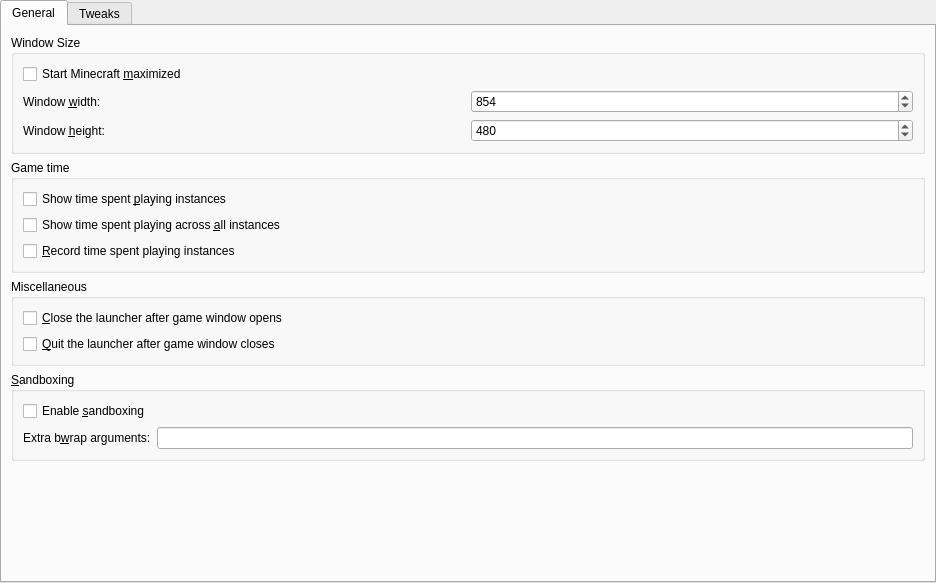
<?xml version="1.0" encoding="UTF-8"?>
<ui version="4.0">
 <class>MinecraftPage</class>
 <widget class="QWidget" name="MinecraftPage">
  <property name="geometry">
   <rect>
    <x>0</x>
    <y>0</y>
    <width>936</width>
    <height>583</height>
   </rect>
  </property>
  <property name="sizePolicy">
   <sizepolicy hsizetype="MinimumExpanding" vsizetype="MinimumExpanding">
    <horstretch>0</horstretch>
    <verstretch>0</verstretch>
   </sizepolicy>
  </property>
  <layout class="QVBoxLayout" name="mainLayout">
   <property name="leftMargin">
    <number>0</number>
   </property>
   <property name="topMargin">
    <number>0</number>
   </property>
   <property name="rightMargin">
    <number>0</number>
   </property>
   <property name="bottomMargin">
    <number>0</number>
   </property>
   <item>
    <widget class="QTabWidget" name="tabWidget">
     <property name="tabShape">
      <enum>QTabWidget::Rounded</enum>
     </property>
     <property name="currentIndex">
      <number>0</number>
     </property>
     <widget class="QWidget" name="minecraftTab">
      <attribute name="title">
       <string notr="true">General</string>
      </attribute>
      <layout class="QVBoxLayout" name="verticalLayout_3">
       <item>
        <widget class="QGroupBox" name="windowSizeGroupBox">
         <property name="title">
          <string>Window Size</string>
         </property>
         <layout class="QVBoxLayout" name="verticalLayout_4">
          <item>
           <widget class="QCheckBox" name="maximizedCheckBox">
            <property name="text">
             <string>Start Minecraft &amp;maximized</string>
            </property>
           </widget>
          </item>
          <item>
           <layout class="QGridLayout" name="gridLayoutWindowSize">
            <item row="1" column="0">
             <widget class="QLabel" name="labelWindowHeight">
              <property name="text">
               <string>Window &amp;height:</string>
              </property>
              <property name="buddy">
               <cstring>windowHeightSpinBox</cstring>
              </property>
             </widget>
            </item>
            <item row="0" column="0">
             <widget class="QLabel" name="labelWindowWidth">
              <property name="text">
               <string>Window &amp;width:</string>
              </property>
              <property name="buddy">
               <cstring>windowWidthSpinBox</cstring>
              </property>
             </widget>
            </item>
            <item row="0" column="1">
             <widget class="QSpinBox" name="windowWidthSpinBox">
              <property name="minimum">
               <number>1</number>
              </property>
              <property name="maximum">
               <number>65536</number>
              </property>
              <property name="singleStep">
               <number>1</number>
              </property>
              <property name="value">
               <number>854</number>
              </property>
             </widget>
            </item>
            <item row="1" column="1">
             <widget class="QSpinBox" name="windowHeightSpinBox">
              <property name="minimum">
               <number>1</number>
              </property>
              <property name="maximum">
               <number>65536</number>
              </property>
              <property name="value">
               <number>480</number>
              </property>
             </widget>
            </item>
           </layout>
          </item>
         </layout>
        </widget>
       </item>
       <item>
        <widget class="QGroupBox" name="gameTimeGroupBox">
         <property name="title">
          <string>Game time</string>
         </property>
         <layout class="QVBoxLayout" name="verticalLayout_6">
          <item>
           <widget class="QCheckBox" name="showGameTime">
            <property name="text">
             <string>Show time spent &amp;playing instances</string>
            </property>
           </widget>
          </item>
          <item>
           <widget class="QCheckBox" name="showGlobalGameTime">
            <property name="text">
             <string>Show time spent playing across &amp;all instances</string>
            </property>
           </widget>
          </item>
          <item>
           <widget class="QCheckBox" name="recordGameTime">
            <property name="text">
             <string>&amp;Record time spent playing instances</string>
            </property>
           </widget>
          </item>
         </layout>
        </widget>
       </item>
       <item>
        <widget class="QGroupBox" name="groupBox">
         <property name="title">
          <string>Miscellaneous</string>
         </property>
         <layout class="QVBoxLayout" name="verticalLayout">
          <item>
           <widget class="QCheckBox" name="closeAfterLaunchCheck">
            <property name="toolTip">
             <string>&lt;html&gt;&lt;head/&gt;&lt;body&gt;&lt;p&gt;The launcher will automatically reopen when the game crashes or exits.&lt;/p&gt;&lt;/body&gt;&lt;/html&gt;</string>
            </property>
            <property name="text">
             <string>&amp;Close the launcher after game window opens</string>
            </property>
           </widget>
          </item>
          <item>
           <widget class="QCheckBox" name="quitAfterGameStopCheck">
            <property name="toolTip">
             <string>&lt;html&gt;&lt;head/&gt;&lt;body&gt;&lt;p&gt;The launcher will automatically quit after the game exits or crashes.&lt;/p&gt;&lt;/body&gt;&lt;/html&gt;</string>
            </property>
            <property name="text">
             <string>&amp;Quit the launcher after game window closes</string>
            </property>
           </widget>
          </item>
         </layout>
        </widget>
       </item>
       <item>
        <widget class="QGroupBox" name="sandboxingGroupBox">
         <property name="title">
          <string>&amp;Sandboxing</string>
         </property>
         <layout class="QVBoxLayout" name="verticalLayout_5">
          <item>
           <widget class="QCheckBox" name="sandboxingCheckBox">
            <property name="text">
             <string>Enable &amp;sandboxing</string>
            </property>
           </widget>
          </item>
          <item>
           <layout class="QGridLayout" name="bwrapGridLayout">
            <property name="topMargin">
             <number>0</number>
            </property>
            <item row="4" column="1">
             <widget class="QLineEdit" name="bwrapArgsLineEdit"/>
            </item>
            <item row="4" column="0">
             <widget class="QLabel" name="bwrapArgsLabel">
              <property name="text">
               <string>Extra b&amp;wrap arguments:</string>
              </property>
              <property name="buddy">
               <cstring>bwrapArgsLineEdit</cstring>
              </property>
             </widget>
            </item>
           </layout>
          </item>
         </layout>
        </widget>
       </item>
       <item>
        <spacer name="verticalSpacerMinecraft">
         <property name="orientation">
          <enum>Qt::Vertical</enum>
         </property>
         <property name="sizeHint" stdset="0">
          <size>
           <width>0</width>
           <height>0</height>
          </size>
         </property>
        </spacer>
       </item>
      </layout>
     </widget>
     <widget class="QWidget" name="tab">
      <attribute name="title">
       <string>Tweaks</string>
      </attribute>
      <layout class="QVBoxLayout" name="verticalLayout_12">
       <item>
        <widget class="QGroupBox" name="nativeLibWorkaroundGroupBox">
         <property name="title">
          <string>Native library workarounds</string>
         </property>
         <layout class="QVBoxLayout" name="verticalLayout_11">
          <item>
           <widget class="QCheckBox" name="useNativeGLFWCheck">
            <property name="text">
             <string>Use system installation of &amp;GLFW</string>
            </property>
           </widget>
          </item>
          <item>
           <widget class="QCheckBox" name="useNativeOpenALCheck">
            <property name="text">
             <string>Use system installation of &amp;OpenAL</string>
            </property>
           </widget>
          </item>
         </layout>
        </widget>
       </item>
       <item>
        <widget class="QGroupBox" name="perfomanceGroupBox">
         <property name="title">
          <string>Performance</string>
         </property>
         <layout class="QVBoxLayout" name="verticalLayout_2">
          <item>
           <widget class="QCheckBox" name="enableFeralGamemodeCheck">
            <property name="toolTip">
             <string>&lt;html&gt;&lt;head/&gt;&lt;body&gt;&lt;p&gt;Enable Feral Interactive's GameMode, to potentially improve gaming performance.&lt;/p&gt;&lt;/body&gt;&lt;/html&gt;</string>
            </property>
            <property name="text">
             <string>Enable Feral GameMode</string>
            </property>
           </widget>
          </item>
          <item>
           <widget class="QCheckBox" name="enableMangoHud">
            <property name="toolTip">
             <string>&lt;html&gt;&lt;head/&gt;&lt;body&gt;&lt;p&gt;Enable MangoHud's advanced performance overlay.&lt;/p&gt;&lt;/body&gt;&lt;/html&gt;</string>
            </property>
            <property name="text">
             <string>Enable MangoHud</string>
            </property>
           </widget>
          </item>
          <item>
           <widget class="QCheckBox" name="useDiscreteGpuCheck">
            <property name="toolTip">
             <string>&lt;html&gt;&lt;head/&gt;&lt;body&gt;&lt;p&gt;Use the discrete GPU instead of the primary GPU.&lt;/p&gt;&lt;/body&gt;&lt;/html&gt;</string>
            </property>
            <property name="text">
             <string>Use discrete GPU</string>
            </property>
           </widget>
          </item>
         </layout>
        </widget>
       </item>
       <item>
        <spacer name="verticalSpacer">
         <property name="orientation">
          <enum>Qt::Vertical</enum>
         </property>
         <property name="sizeHint" stdset="0">
          <size>
           <width>20</width>
           <height>40</height>
          </size>
         </property>
        </spacer>
       </item>
      </layout>
     </widget>
    </widget>
   </item>
  </layout>
 </widget>
 <tabstops>
  <tabstop>maximizedCheckBox</tabstop>
  <tabstop>windowWidthSpinBox</tabstop>
  <tabstop>windowHeightSpinBox</tabstop>
 </tabstops>
 <resources/>
 <connections/>
</ui>
